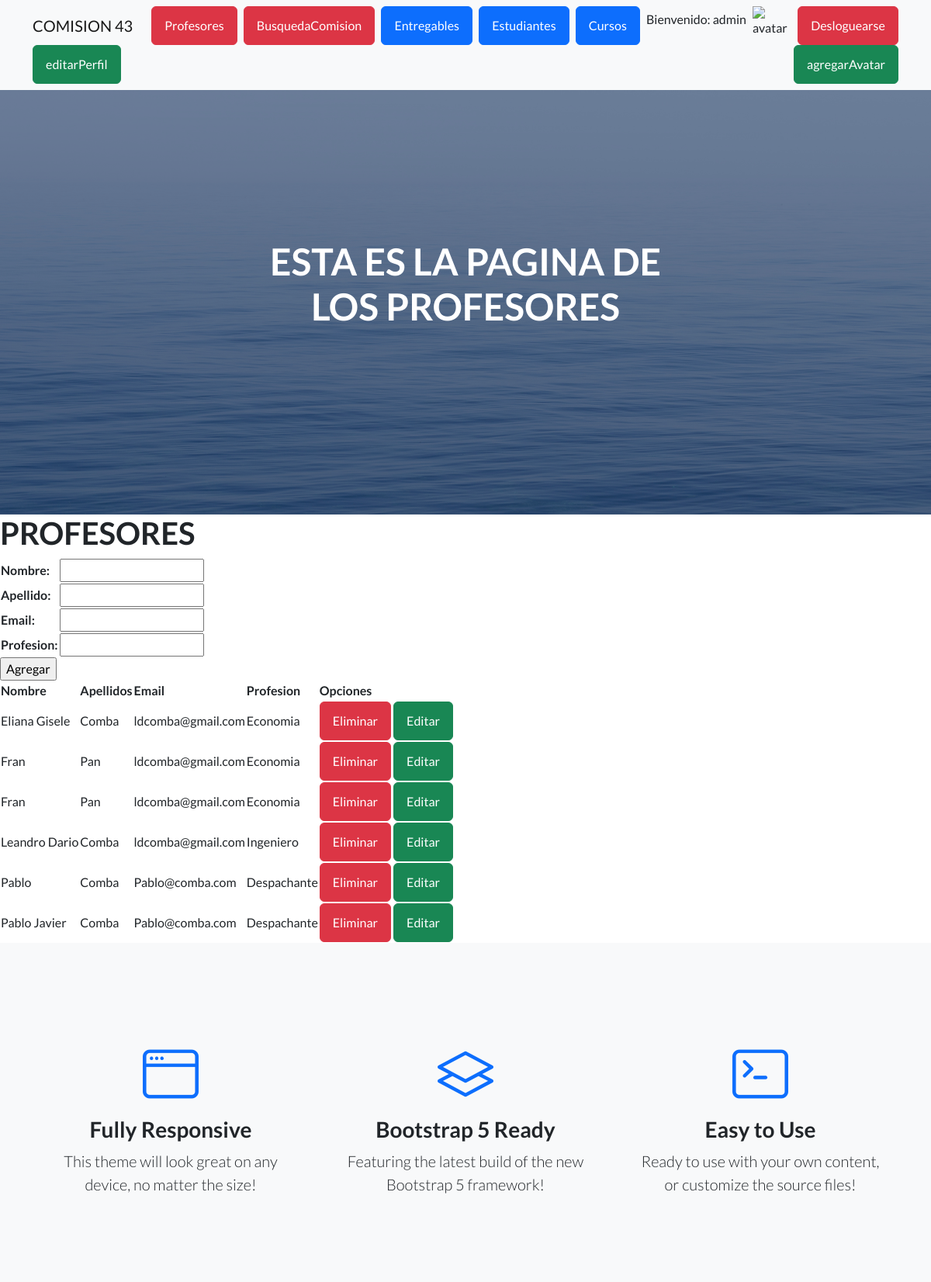
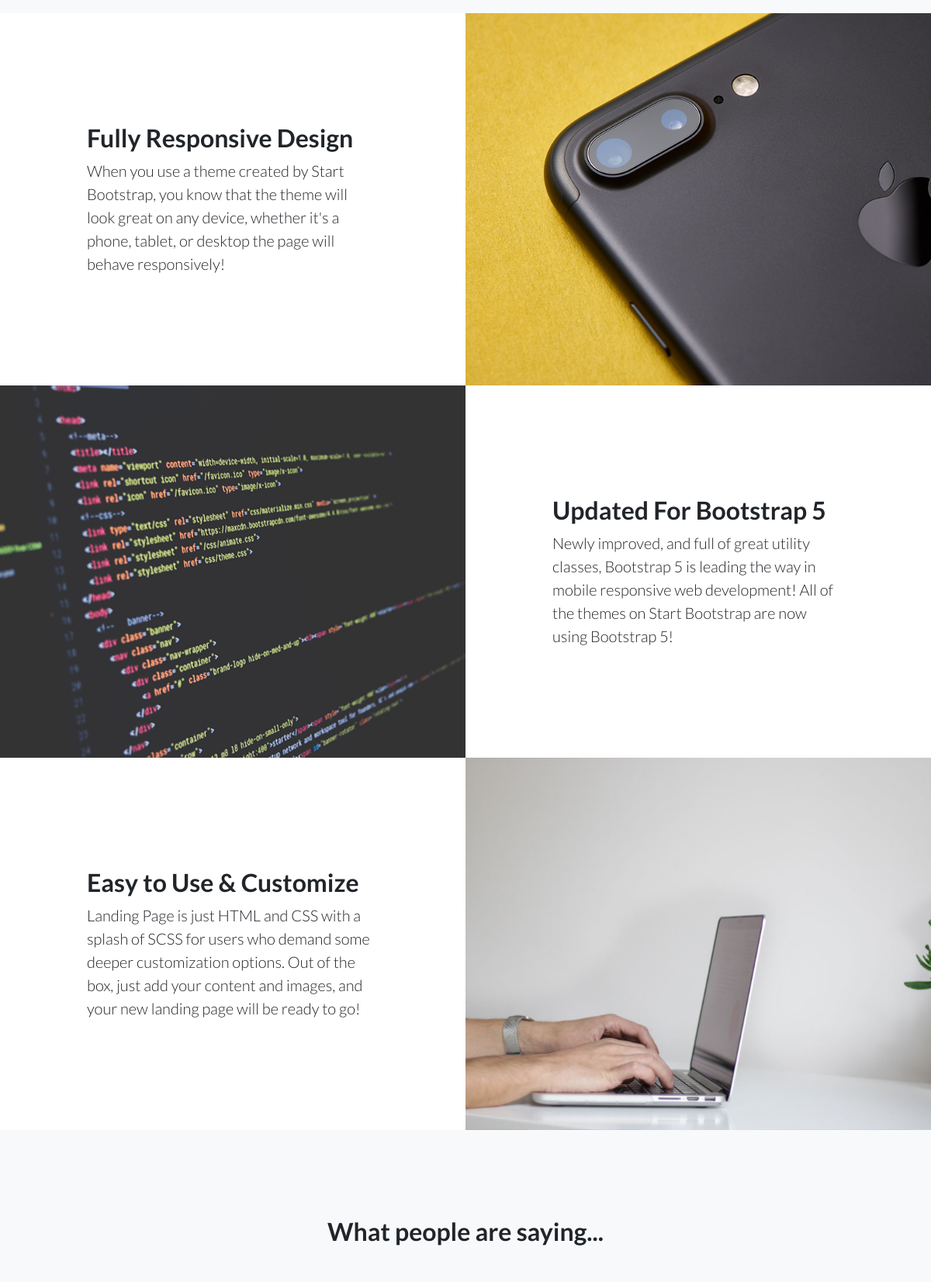
The page /APPCoder/profesores/ (signed in, upper part) on the database its author committed (2 pictures, top to bottom).
### APPCoder/models.py (models this page shows, shortened)
class Profesor(models.Model):
    nombre=models.CharField(max_length=30)
    apellido=models.CharField(max_length=30)
    email=models.EmailField()
    profesion=models.CharField(max_length=30)

### APPCoder/views.py (the view)
# urls.py: path("profesores/",profesores, name="profesores"),
@login_required # para vistas basadas en Def
def profesores(request):
    if request.method=="POST":
        form=ProfesorForm(request.POST)
        if form.is_valid():
            info=form.cleaned_data
            nombre=info["nombre"]
            apellido=info["apellido"]
            email=info["email"]
            profesion=info["profesion"]
            profesor=Profesor(nombre=nombre,apellido=apellido,email=email,profesion=profesion)
            profesor.save()
            mensaje="Profesor creado"
        else:
            mensaje="Datos Invalidos"
        profesores=Profesor.objects.all()
        formulario_profesor=ProfesorForm()
        return render(request,"profesores.html", {"mensaje": mensaje,"formulario":formulario_profesor,"profesores":profesores,"avatar":obtenerAvatar(request)})
    else:
        formulario_profesor=ProfesorForm()
        profesores=Profesor.objects.all()
        return render(request,"profesores.html",{"formulario":formulario_profesor,"profesores":profesores,"profesores":profesores,"avatar":obtenerAvatar(request)})

### APPCoder/forms.py
class ProfesorForm(forms.Form):
    nombre=forms.CharField(max_length=50)
    apellido=forms.CharField(max_length=50)
    email=forms.EmailField()
    profesion=forms.CharField(max_length=50)

### APPCoder/views.py (called while the page is built)
def obtenerAvatar(request):
    avatares=Avatar.objects.filter(user=request.user.id)
    if len(avatares)!=0:
        return avatares[0].imagen.url
    else:
        return "media/avatars/avatarpordefecto.png"

### APPCoder/templates/profesores.html (shortened to what this page needs)
{% extends "padre.html" %}
{% load static %}
{% block titulo %} ESTA ES LA PAGINA DE LOS PROFESORES {% endblock %}
{% block contenido_que_cambia %}
<h1> PROFESORES</h1>
    <form action="{% url 'profesores' %}" method="POST"> {% csrf_token %}
        <table> {{formulario.as_table}}  </table>
        <input type="submit" value="Agregar">
    </form>
<table>
    <thead>
        <tr>
            <th>Nombre</th>
            <th>Apellidos</th>
            <Th>Email</Th>
            <th>Profesion</th>
            <TH>Opciones</TH>
        </tr>
    </thead>
    <tbody>
        {% for profesor in profesores %}
        <tr>
            <td>
                {{profesor.nombre}}
            </td>
            <td>
                {{profesor.apellido}}
            </td>
            <td>
                {{profesor.email}}
            </td>
            <td>
                {{profesor.profesion}}
            </td>
            <td>
                <a class="btn btn-danger" href="{% url 'eliminarProfesor' profesor.id %}">Eliminar</a>
                <a class="btn btn-success" href="{% url 'profesorEditar' profesor.id %}">Editar</a>
            </td>
        </tr>
        {% endfor %}
    </tbody>
</table>
{% endblock %}

### APPCoder/templates/padre.html (shortened to what this page needs)
<!DOCTYPE html>
<html lang="en">
    <head>
        {% load static %}
        <link href="https://cdn.jsdelivr.net/npm/bootstrap-icons@1.5.0/font/bootstrap-icons.css" rel="stylesheet" type="text/css" />
        <link href="{% static 'APPCoder/css/styles.css' %}" rel="stylesheet" />
    </head>
    <body>
        <nav class="navbar navbar-light bg-light static-top">
            <div class="container">
                <a class="navbar-brand" href="#!">COMISION 43</a>
                <a class="btn btn-danger" href="{% url 'profesores' %}">Profesores</a>
                <a class="btn btn-danger" href="{% url 'busquedaComision' %}">BusquedaComision</a>
                <a class="btn btn-primary" href="{% url 'entregables' %}">Entregables</a>
                <a class="btn btn-primary" href="{% url 'EstudianteList' %}">Estudiantes</a>
                <a class="btn btn-primary" href="{% url 'cursos' %}">Cursos</a>
                {% if user.is_authenticated %}
                <p> Bienvenido: {{ user.username }} </p>
                <img src="{{ avatar }}" alt="avatar" style="width:50px;height:50px;" />
                <a class="btn btn-danger" href="{% url 'logout' %}">Desloguearse</a>
                <a class="btn btn-success" href="{% url 'editarPerfil' %}">editarPerfil</a>
                <a class="btn btn-success" href="{% url 'agregarAvatar' %}">agregarAvatar</a>
                {% else %}
                <a class="btn btn-success" href="{% url 'login' %}">Loguearse</a>
                <a class="btn btn-success" href="{% url 'register' %}">Registrarse</a>
                {% endif %}
            </div>
        </nav>
        <header class="masthead">
            <div class="container position-relative">
                <div class="row justify-content-center">
                    <div class="col-xl-6">
                        <div class="text-center text-white">
                            <h1 class="mb-5">{% block titulo %} {% endblock %}</h1>
                        </div>
                    </div>
                </div>
            </div>
        </header>
        {% block contenido_que_cambia %}
        {% endblock %}
        <section class="features-icons bg-light text-center">
            <div class="container">
                <div class="row">
                    <div class="col-lg-4">
                        <div class="features-icons-item mx-auto mb-5 mb-lg-0 mb-lg-3">
                            <div class="features-icons-icon d-flex"><i class="bi-window m-auto text-primary"></i></div>
                            <h3>Fully Responsive</h3>
                            <p class="lead mb-0">This theme will look great on any device, no matter the size!</p>
                        </div>
                    </div>
                    <div class="col-lg-4">
                        <div class="features-icons-item mx-auto mb-5 mb-lg-0 mb-lg-3">
                            <div class="features-icons-icon d-flex"><i class="bi-layers m-auto text-primary"></i></div>
                            <h3>Bootstrap 5 Ready</h3>
                            <p class="lead mb-0">Featuring the latest build of the new Bootstrap 5 framework!</p>
                        </div>
                    </div>
                    <div class="col-lg-4">
                        <div class="features-icons-item mx-auto mb-0 mb-lg-3">
                            <div class="features-icons-icon d-flex"><i class="bi-terminal m-auto text-primary"></i></div>
                            <h3>Easy to Use</h3>
                            <p class="lead mb-0">Ready to use with your own content, or customize the source files!</p>
                        </div>
                    </div>
                </div>
            </div>
        </section>
        <section class="showcase">
            <div class="container-fluid p-0">
                <div class="row g-0">
                    <div class="col-lg-6 order-lg-2 text-white showcase-img" style="background-image: url('{% static 'APPCoder/assets/img/bg-showcase-1.jpg' %}')"></div>
                    <div class="col-lg-6 order-lg-1 my-auto showcase-text">
                        <h2>Fully Responsive Design</h2>
                        <p class="lead mb-0">When you use a theme created by Start Bootstrap, you know that the theme will look great on any device, whether it's a phone, tablet, or desktop the page will behave responsively!</p>
                    </div>
                </div>
                <div class="row g-0">
                    <div class="col-lg-6 text-white showcase-img" style="background-image: url('{% static 'APPCoder/assets/img/bg-showcase-2.jpg' %}')"></div>
                    <div class="col-lg-6 my-auto showcase-text">
                        <h2>Updated For Bootstrap 5</h2>
                        <p class="lead mb-0">Newly improved, and full of great utility classes, Bootstrap 5 is leading the way in mobile responsive web development! All of the themes on Start Bootstrap are now using Bootstrap 5!</p>
                    </div>
                </div>
                <div class="row g-0">
                    <div class="col-lg-6 order-lg-2 text-white showcase-img" style="background-image: url(' {% static 'APPCoder/assets/img/bg-showcase-3.jpg' %}' ) "></div>
                    <div class="col-lg-6 order-lg-1 my-auto showcase-text">
                        <h2>Easy to Use & Customize</h2>
                        <p class="lead mb-0">Landing Page is just HTML and CSS with a splash of SCSS for users who demand some deeper customization options. Out of the box, just add your content and images, and your new landing page will be ready to go!</p>
                    </div>
                </div>
            </div>
        </section>
        <section class="testimonials text-center bg-light">
            <div class="container">
                <h2 class="mb-5">What people are saying...</h2>
            </div>
        </section>
    </body>
</html>

### rows shown on the page
Profesor: nombre "Eliana Gisele", apellido "Comba", email "ldcomba@gmail.com", profesion "Economia"
Profesor: nombre "Fran", apellido "Pan", email "ldcomba@gmail.com", profesion "Economia"
Profesor: nombre "Fran", apellido "Pan", email "ldcomba@gmail.com", profesion "Economia"
Profesor: nombre "Leandro Dario", apellido "Comba", email "ldcomba@gmail.com", profesion "Ingeniero"
Profesor: nombre "Pablo", apellido "Comba", email "Pablo@comba.com", profesion "Despachante"
Profesor: nombre "Pablo Javier", apellido "Comba", email "Pablo@comba.com", profesion "Despachante"

### other values the page prints
{{ user.username }} "admin"
